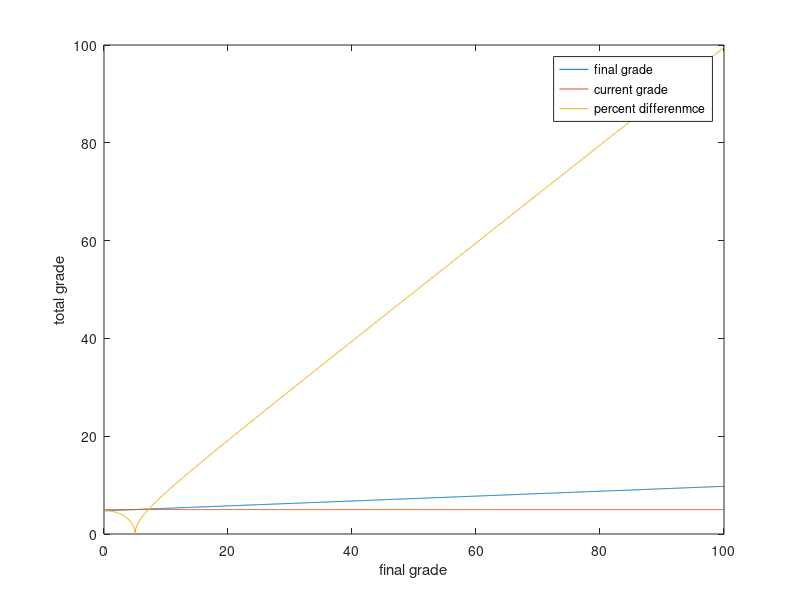

Write the MATLAB code that produced this figure.
clc; clear; close all;

x = 0:.1:100;

prompt = 'input current grade: ';
gradec = input(prompt);

for i = 1:1001
    gradec1(i) = gradec;
end

prompt2 = 'input final grade weight (as a precent): ';
w = input(prompt2);

w = w / 100;

gradef = gradec * (1 - w) + x * w;
%gradef2 = w * (x - gradec) + gradec;
D = ((gradef.^2 - x.^2).^2).^(1/4);
d = D - gradec1;


figure(1)
plot(x, gradef)
hold on
plot(x,gradec1)
plot(x,D)
ylabel("total grade")
xlabel("final grade")
legend("final grade","current grade","percent differenmce",'Location','best')
hold off

%{
figure(2)
plot(x,D)
hold on
ylabel("distance from current grade")
xlabel("final grade")
hold off
%}
